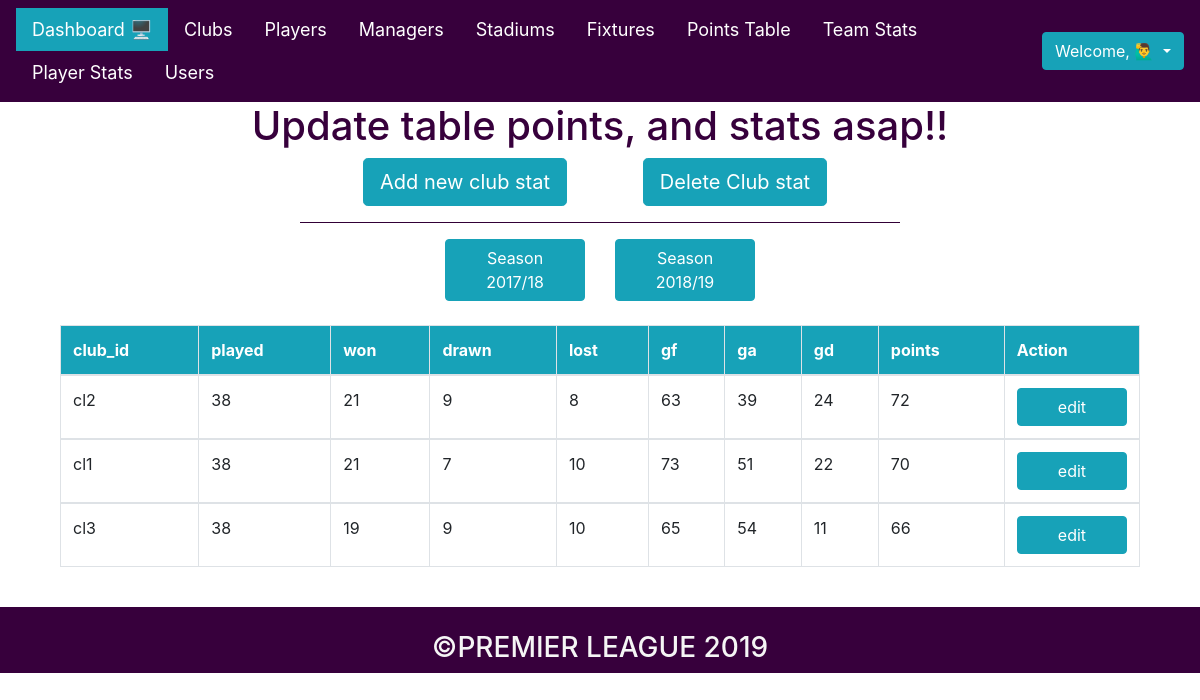
The page /php_files/admin/admin_points.php on the database its author committed.
### tables this page shows
CREATE TABLE points_table(
    club_id VARCHAR(4),
    season_id VARCHAR(4),
    played INT(4),
    won INT(4),
    drawn INT(4),
    lost INT(4),
    gf INT(4),
    ga INT(4),
    gd INT(4),
    points INT(4)

);

### php_files/admin/admin_points.php (the view, shortened to what this page needs)
<?php
    include "admin_header.php";
    include "../connect.php";
?>
<html>
<head>
    <link rel="stylesheet" type="text/css" href="../../css/admin_players.css">
</head>
<body>
    <center><h1>Update table points, and stats asap!!</h1></center>
    <center><div class="container">
        <div class="row">
            <div class="col-6"><a href="add_points.php"><button class="btn btn-info btn-lg btn_add">Add new club stat</button></a></div>
            <div class="col-6"><a href="del_points.php"><button class="btn btn-info btn-lg btn_del">Delete Club stat</button></a></div>
        </div>
    </div></center>
    <hr>
    <center>
    <div class="container">
        <form action="" method="post">
        <div class="row">
            <div class="col-6"><button type="submit" name="s17" class="btn btn-info s_17">Season 2017/18</button></div>
            <div class="col-6"><button type="submit" name="s18" class="btn btn-info s_18">Season 2018/19</button></div>
        </div>
        </form> </center>
    <br>
    <center>
    <div class="container">
        <?php
            if (isset($_POST['s17'])) {
                $season_id = "s17";
            }
            else
            {
                $season_id = "s18";
            }
            $qry = " SELECT * FROM points_table WHERE season_id='".$season_id."' ORDER BY points DESC ";
            $res = $con->query($qry);
            $result = "";
            if($res->num_rows > 0)
            {
                $result .= " <div class = 'container'> ";
                $result .= " <table class='table table-bordered'> ";
                $result .= " <thead class='thead_clubs'> <tr>
                    <th>club_id</th>
                    <th>played</th>
                    <th>won</th>
                    <th>drawn</th>
                    <th>lost</th>
                    <th>gf</th>
                    <th>ga</th>
                    <th>gd</th>
                    <th>points</th>
                    <th> Action </th>
                    </tr> </thead> ";
                while($row = $res->fetch_assoc())
                {
                    $result .= " <tbody> <tr>
                        <td> ".$row['club_id']." </td>
                        <td> ".$row['played']." </td>
                        <td> ".$row['won']." </td>
                        <td> ".$row['drawn']." </td>
                        <td> ".$row['lost']." </td>
                        <td> ".$row['gf']." </td>
                        <td> ".$row['ga']." </td>
                        <td> ".$row['gd']." </td>
                        <td> ".$row['points']." </td>
                        <td> <a href='edit_points.php?edit=".$row['club_id']."'><button class='btn btn-info btn-block'>edit</button></a> </td>
                    </tr> </tbody> ";
                }
                $result .= " </table> </div> ";
            }
            echo $result;
        ?>
    </div>
    </center>
    <br>
</body>
</html>
<?php include "admin_footer.php"; ?>

### css/admin_players.css (style rules this page uses)
h1 { color: #37003c; }
.btn_add { margin-left: 300px; }
.btn_del { margin-right: 300px; }
hr { background: #37003c; width: 600px; }
.thead_clubs { background: #17a2b8; color: white; }
.s_17 { margin-left: 400px; }
.s_18 { margin-right: 400px; }

### rows shown on the page
points_table: club_id "cl2", played "38", won "21", drawn "9", lost "8", gf "63", ga "39", gd "24", points "72"
points_table: club_id "cl1", played "38", won "21", drawn "7", lost "10", gf "73", ga "51", gd "22", points "70"
points_table: club_id "cl3", played "38", won "19", drawn "9", lost "10", gf "65", ga "54", gd "11", points "66"
